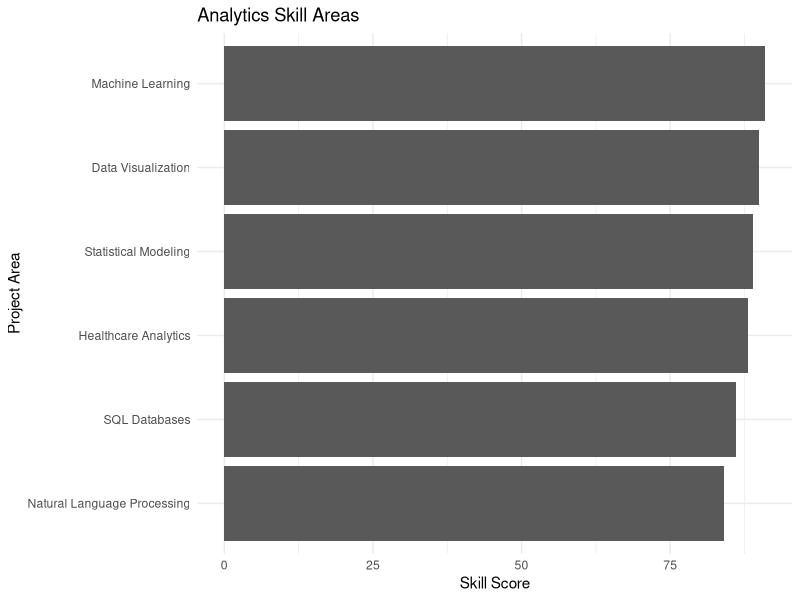

Reproduce this figure in R.
## ---- chunk 1
library(tidyverse)
## ---- chunk 2
analytics_data <- tibble(
  project_area = c(
    "Healthcare Analytics",
    "Machine Learning",
    "SQL Databases",
    "Natural Language Processing",
    "Data Visualization",
    "Statistical Modeling"
  ),
  projects_completed = c(4, 5, 6, 4, 7, 5),
  skill_score = c(88, 91, 86, 84, 90, 89)
)

analytics_data
## ---- chunk 3
analytics_data |>
  summarise(
    total_projects = sum(projects_completed),
    average_skill_score = mean(skill_score),
    highest_skill_score = max(skill_score),
    lowest_skill_score = min(skill_score)
  )
## ---- chunk 4
analytics_data |>
  arrange(desc(skill_score))
## ---- chunk 5
ggplot(analytics_data, aes(x = reorder(project_area, skill_score), y = skill_score)) +
  geom_col() +
  coord_flip() +
  labs(
    title = "Analytics Skill Areas",
    x = "Project Area",
    y = "Skill Score"
  ) +
  theme_minimal()
